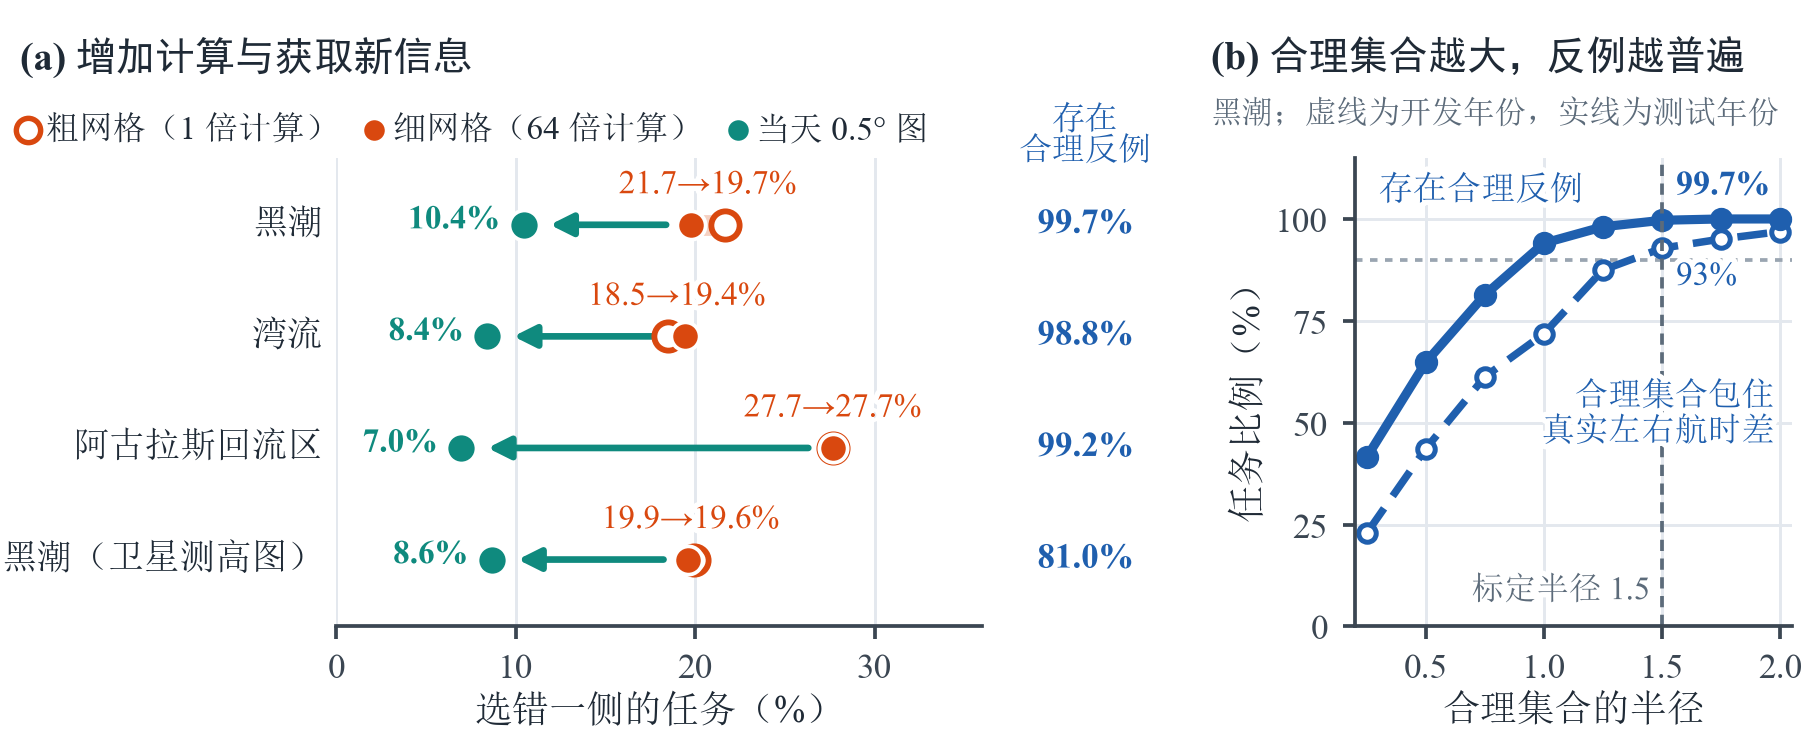

The script that saved this image:
"""Fig. 4: computing more on the same map does not tell the two kinds of currents apart.
(a) share of test missions whose chosen side is wrong, in the four settings, when the route is solved on
    the vehicle's map with 1x and 64x computation, and when the map is replaced by a same-day
    0.5-degree map (new information);
(b) Kuroshio: as the plausible set grows, how often it covers the real left-right time difference
    (development years) and how often it holds a plausible counterexample (test years); the other
    settings at their own calibrated radius are listed."""
import json
import sys

import numpy as np
import matplotlib.pyplot as plt
from matplotlib.patches import FancyArrowPatch

import rstyle as st

sys.path.insert(0, str(st.ROOT / "experiments"))
from route_summary import load, side, worst_regret, covered  # noqa: E402

SETTINGS = [("main", "黑潮"), ("gulf", "湾流"), ("agulhas", "阿古拉斯回流区"), ("altimetry", "黑潮（卫星测高图）")]


def wrong(recs, key):
    return 100 * np.mean([side(r[key]) != side(r["dJ_true"]) for r in recs])


def main():
    st.setup()
    fig = plt.figure(figsize=(st.TEXTW, 64 * st.MM))
    axa = fig.add_axes([0.185, 0.17, 0.355, 0.62])
    axb = fig.add_axes([0.745, 0.17, 0.24, 0.62])
    # (a) one row per setting: 1x and 64x computation on the map, then a same-day map
    for i, (tag, name) in enumerate(SETTINGS):
        y = len(SETTINGS) - 1 - i
        T = load(tag, "test")
        w1, w8, w64, wn = (wrong(T, k) for k in ("dJ_map_L0", "dJ_map_L1", "dJ_map_L2", "dJ_map_fresh05"))
        axa.add_patch(FancyArrowPatch((w64 - 0.9, y), (wn + 1.0, y), arrowstyle="-|>", mutation_scale=11,
                                      color=st.OBS, lw=1.6, zorder=2))
        lo, hi = min(w1, w8, w64), max(w1, w8, w64)
        axa.plot([lo, hi], [y, y], color=st.COMPUTE, lw=5.0, alpha=0.25, solid_capstyle="round", zorder=2)
        axa.scatter([w1], [y], s=46, color="white", edgecolor=st.COMPUTE, lw=1.4, zorder=3)
        axa.scatter([w64], [y], s=46, color=st.COMPUTE, edgecolor="white", lw=0.9, zorder=4)
        axa.scatter([wn], [y], s=52, color=st.OBS, edgecolor="white", lw=0.9, zorder=4)
        st.note(axa, (w1 + w64) / 2, y + 0.22, f"{w1:.1f}→{w64:.1f}%", col=st.COMPUTE, size=8.0, ha="center", va="bottom")
        st.note(axa, wn - 1.3, y + 0.04, f"{wn:.1f}%", col=st.OBS, size=8.0, ha="right", weight="bold")
        axa.text(-0.02, y, name, transform=axa.get_yaxis_transform(), ha="right", va="center", fontsize=8.6)
        Pt = json.load(open(st.ROOT / "results" / f"route_summary_{tag}.json", encoding="utf-8"))["params"]
        cx = 100 * np.mean([worst_regret(r, side(r["dJ_map_L2"]), Pt["r"]) > 0 for r in T])
        st.note(axa, 1.16, y, f"{cx:.1f}%", col=st.OURS, size=8.4, weight="bold", ha="center",
                transform=axa.get_yaxis_transform(), clip_on=False)
    axa.set_xlim(0, 36)
    axa.set_ylim(-0.6, len(SETTINGS) - 0.4)
    axa.set_yticks([])
    axa.set_xticks([0, 10, 20, 30])
    axa.set_xlabel("选错一侧的任务（%）", labelpad=2)
    axa.grid(axis="y", visible=False)
    axa.spines["left"].set_visible(False)
    # legend above the rows
    lx, ly = -0.49, 1.06
    for kind, label in (("hollow", "粗网格（1 倍计算）"), ("solid", "细网格（64 倍计算）"), ("new", "当天 0.5° 图")):
        if kind == "hollow":
            axa.scatter([lx + 0.012], [ly], s=34, color="white", edgecolor=st.COMPUTE, lw=1.3, transform=axa.transAxes, clip_on=False)
        else:
            axa.scatter([lx + 0.012], [ly], s=34, color=st.COMPUTE if kind == "solid" else st.OBS, edgecolor="white",
                        lw=0.9, transform=axa.transAxes, clip_on=False)
        t = axa.text(lx + 0.040, ly, label, transform=axa.transAxes, va="center", ha="left", fontsize=8.0)
        fig.canvas.draw()
        lx = t.get_window_extent().transformed(axa.transAxes.inverted()).x1 + 0.045
    axa.text(1.16, 0.98, "存在\n合理反例", transform=axa.transAxes, ha="center", va="bottom", fontsize=8.0,
             color=st.OURS, linespacing=1.1)
    st.panel_title(axa, "(a) 增加计算与获取新信息", x=-0.49, y=1.17)
    # (b) coverage and counterexamples against the radius (Kuroshio)
    T, Dv = load("main", "test"), load("main", "dev")
    P = json.load(open(st.ROOT / "results" / "route_summary_main.json", encoding="utf-8"))["params"]
    rads = np.round(np.arange(0.25, 2.01, 0.25), 2)
    cover = [100 * np.mean([covered(r, x) for r in Dv]) for x in rads]
    flip = [100 * np.mean([worst_regret(r, side(r["dJ_map_L2"]), x) > 0 for r in T]) for x in rads]
    axb.axhline(90, color=st.FAINT, lw=0.9, ls=(0, (2, 2)))
    axb.plot(rads, cover, color=st.OURS, lw=1.8, ls=(0, (4, 2)), marker="o", ms=4.2, mfc="white", mew=1.2)
    axb.plot(rads, flip, color=st.OURS, lw=2.2, marker="o", ms=4.6)
    axb.axvline(P["r"], color=st.MUTED, lw=0.9, ls=(0, (3, 2)))
    i = list(rads).index(P["r"])
    st.note(axb, 0.30, 103.0, "存在合理反例", col=st.OURS, size=8.2, va="bottom")
    st.note(axb, 1.98, 52.0, "合理集合包住\n真实左右航时差", col=st.OURS, size=8.0, ha="right", va="center")
    st.note(axb, P["r"] + 0.06, 108.0, f"{flip[i]:.1f}%", col=st.OURS, size=8.2, weight="bold", va="center")
    st.note(axb, P["r"] + 0.06, cover[i] - 7.0, f"{cover[i]:.0f}%", col=st.OURS, size=8.0, va="center")
    st.note(axb, P["r"] - 0.05, 5.0, f"标定半径 {P['r']:.1f}", col=st.MUTED, size=7.8, ha="right", va="bottom")
    axb.set_xlim(0.2, 2.05)
    axb.set_ylim(0, 115)
    axb.set_xticks([0.5, 1.0, 1.5, 2.0])
    axb.set_yticks([0, 25, 50, 75, 100])
    axb.set_xlabel("合理集合的半径", labelpad=2)
    axb.set_ylabel("任务比例（%）", labelpad=2)
    st.panel_title(axb, "(b) 合理集合越大，反例越普遍", x=-0.33, y=1.17)
    axb.text(-0.33, 1.06, "黑潮；虚线为开发年份，实线为测试年份", transform=axb.transAxes, fontsize=7.6, color=st.MUTED, ha="left", va="bottom")
    st.save(fig, "route4_compute")


if __name__ == "__main__":
    main()
